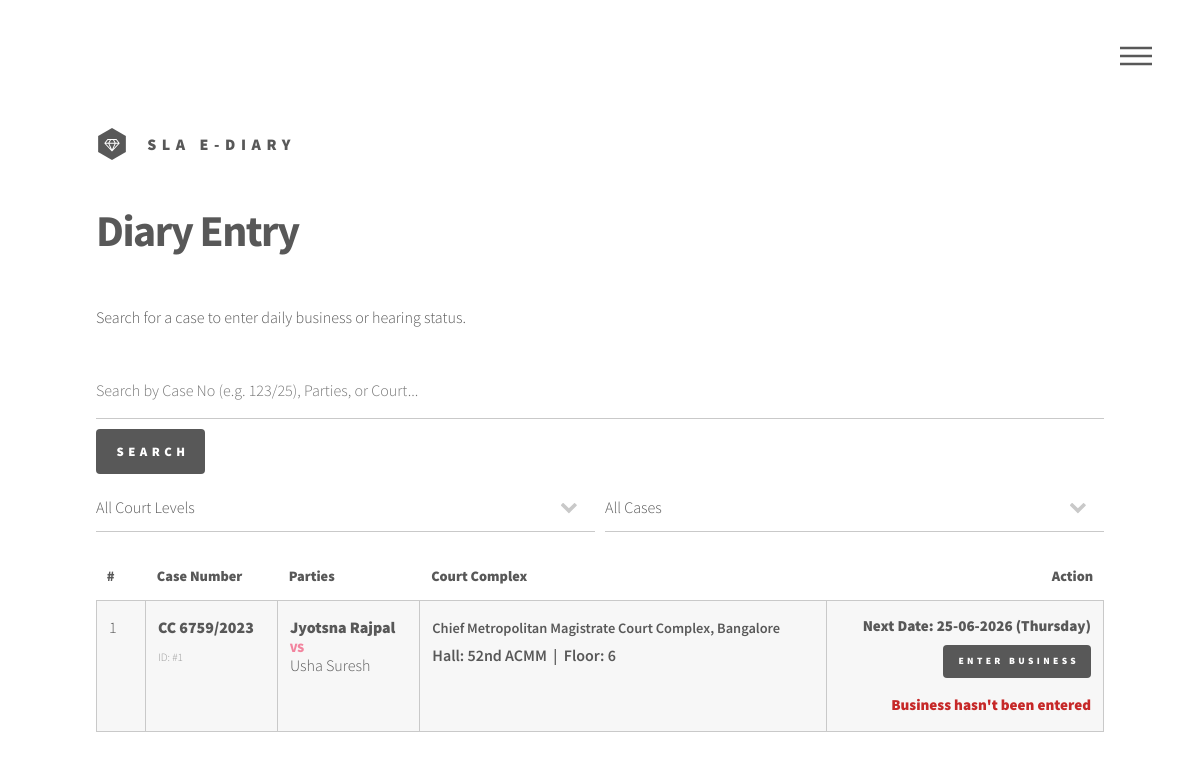
Page /diary_entry/ (signed in) on the earlier database version.
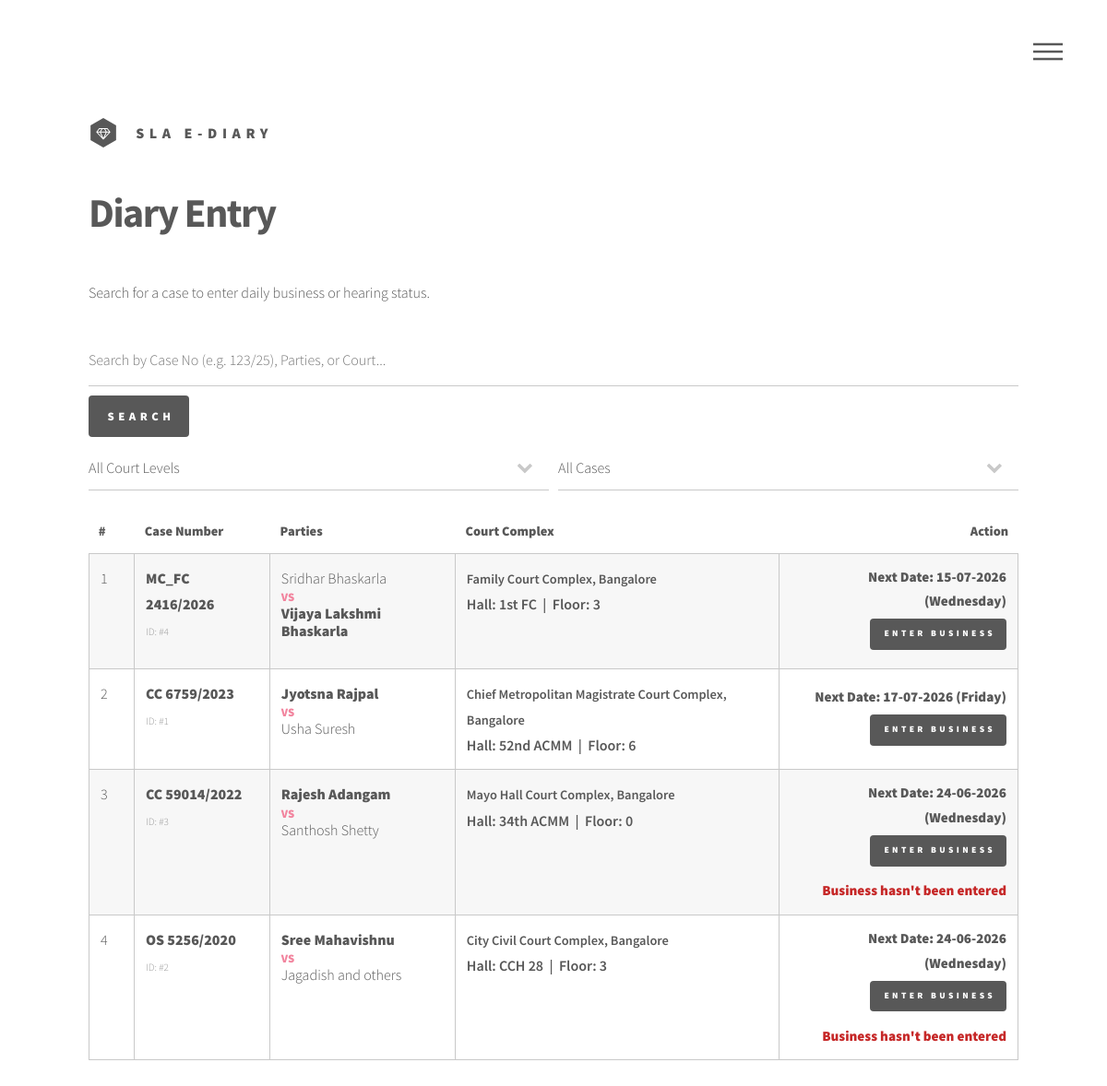
Same page on the later database version.
### main/models.py (models this page shows, shortened)
class Case(models.Model):
    jurisdiction = models.CharField(max_length=20, choices=Jurisdiction.choices, default=None)
    court_level = models.CharField(max_length=20, choices=CourtLevel.choices)
    court = models.CharField(max_length=100)
    court_hall = models.CharField(max_length=100)
    floor = models.IntegerField()
    case_type = models.CharField(max_length=100)
    case_number = models.CharField(max_length=100)
    case_year = models.IntegerField()
    party_1 = models.CharField(max_length=100)
    party_1_type = models.CharField(max_length=20, choices=Party1Type.choices)
    party_2 = models.CharField(max_length=100)
    party_2_type = models.CharField(max_length=20, choices=Party2Type.choices)
    representing = models.CharField(max_length=100)
    representing_parties = models.CharField(max_length=100, default='1')
    party_1_total = models.IntegerField(default=1)
    party_2_total = models.IntegerField(default=1)
    disposed = models.BooleanField(default=False)
    @property
    def represents_party_1(self):
        return self.representing == self.party_1_type
    @property
    def represents_party_2(self):
        return self.representing == self.party_2_type

### main/views.py (the view)
# urls.py: path('diary_entry/', diary_entry, name='diary_entry'),
@login_required
def diary_entry(request):
    query = request.GET.get('q', '').strip()
    court_level = request.GET.get('court_level', '')
    disposed_filter = request.GET.get('disposed', '')
    cases = search_cases(query=query, court_level=court_level, disposed=disposed_filter)
    today = datetime.date.today()
    case_list = list(cases)
    def sort_key(case):
        last_entry = case.diary_entries.order_by('-next_date').first()
        if last_entry is None:
            return (0, datetime.date.min, -case.id)
        nd = last_entry.next_date
        if nd >= today:
            return (1, nd, -case.id)
        return (2, nd, -case.id)
    case_list.sort(key=sort_key)
    for case in case_list:
        case.court_display_name = COURT_LABELS.get(case.court, case.court)
        last_entry = case.diary_entries.order_by('-next_date').first()
        if last_entry:
            case.next_date = last_entry.next_date
            case.prev_date = last_entry.previous_date
        else:
            case.next_date = None
            case.prev_date = None
    return render(request, 'main/diary_entry.html', {
        'today': today, 'cases': case_list, 'query': query, 'court_labels': COURT_LABELS,
        'court_level_choices': CourtLevel.choices,
        'selected_court_level': court_level, 'selected_disposed': disposed_filter,
    })

### main/services.py (called while the page is built, shortened)
def search_cases(
    query: str = "",
    court_level: str = "",
    disposed: str = "",
) -> QuerySet[Case]:
    from django.db.models import Q
    cases = Case.objects.all()
    if court_level:
        cases = cases.filter(court_level=court_level)
    if disposed == 'active':
        cases = cases.filter(disposed=False)
    elif disposed == 'disposed':
        cases = cases.filter(disposed=True)
    return cases

### templates/main/diary_entry.html (shortened to what this page needs)
{% extends 'base.html' %}
{% load static %}
{% block content %}
<div id="main">
    <div class="inner">
        <h1>Diary Entry</h1>
        <p>Search for a case to enter daily business or hearing status.</p>
        <section>
            <form method="GET" action="{% url 'diary_entry' %}" style="margin-bottom: 2rem;">
                <div style="display: flex; gap: 10px; flex-wrap: wrap;">
                    <input type="text" name="q" id="query" value="{{ query|default:'' }}"
                           placeholder="Search by Case No (e.g. 123/25), Parties, or Court..."
                           style="flex-grow: 1; height: 3.5rem; min-width: 200px;">
                    <input type="submit" value="Search" class="primary">
                </div>
                <div style="display: flex; gap: 10px; flex-wrap: wrap; margin-top: 10px;">
                    <select name="court_level" onchange="this.form.submit()" style="flex: 1; min-width: 140px;">
                        <option value="">All Court Levels</option>
                    </select>
                    <select name="disposed" onchange="this.form.submit()" style="flex: 1; min-width: 120px;">
                        <option value="">All Cases</option>
                    </select>
                </div>
            </form>
        </section>
        <section>
            <div class="table-wrapper">
                <table class="alt">
                    <thead>
                        <tr>
                            <th style="width: 50px;">#</th>
                            <th>Case Number</th>
                            <th>Parties</th>
                            <th>Court Complex</th>
                            <th style="text-align: right;">Action</th>
                        </tr>
                    </thead>
                    <tbody>
                        {% for case in cases %}
                        <tr class="case-row" style="cursor: pointer;" onclick="window.location='{% url 'diary_entry_case' case.id %}';">
                            <td>{{ forloop.counter }}</td>
                            <td>
                                <strong>{{ case.case_type }} {{ case.case_number }}/{{ case.case_year }}</strong>
                                <br/>
                                <small style="color: #999; font-size: 0.7em; text-transform: uppercase;">ID: #{{ case.id }}</small>
                            </td>
                            <td>
                                {% if case.represents_party_1 %}<strong>{{ case.party_1 }}</strong>{% else %}<span>{{ case.party_1 }}</span>{% endif %}
                                <br/>
                                <span style="font-size: 0.8em; color: #f2849e; font-weight: 900;">VS</span>
                                <br/>
                                {% if case.represents_party_2 %}<strong>{{ case.party_2 }}</strong>{% else %}<span>{{ case.party_2 }}</span>{% endif %}
                            </td>
                            <td>
                                <span style="font-size: 0.9em; font-weight: 600;">{{ case.court_display_name }}</span>
                                <br/>
                                <small style="color: #585858; font-weight: 600;">Hall: {{ case.court_hall }} &nbsp;|&nbsp; Floor: {{ case.floor }}</small>
                            </td>
                            <td style="text-align: right; vertical-align: middle;">
                                {% if case.next_date %}
                                <div style="font-size: 0.95rem; margin-bottom: 0.35rem;"><strong>Next Date: {{ case.next_date|date:"d-m-Y" }} ({{ case.next_date|date:"l" }})</strong></div>
                                {% endif %}
                                <a href="{% url 'diary_entry_case' case.id %}" class="button small primary">Enter Business</a>
                                {% if case.next_date and today > case.next_date %}
                                <div style="font-size: 0.95rem; margin-top: 0.35rem; color: #c62828;"><strong>Business hasn't been entered</strong></div>
                                {% endif %}
                            </td>
                        </tr>
                        {% endfor %}
                    </tbody>
                </table>
            </div>
        </section>
    </div>
</div>
{% endblock %}

### templates/base.html (shortened to what this page needs)
{% load static %}
<!DOCTYPE HTML>
<html>
	<head>
		<link rel="stylesheet" href="{% static 'assets/css/main.css' %}" />
	</head>
	<body class="is-preload">
		<div id="wrapper">
			<header id="header">
				<div class="inner">
					<a href="/" class="logo">
						<span class="symbol"><img src="{% static 'images/logo.svg' %}" alt="" /></span>
						<span class="title">SLA E-Diary</span>
					</a>
					<nav>
						<ul>
							<li><a href="#menu">Menu</a></li>
						</ul>
					</nav>
				</div>
			</header>
		{% block content %}{% endblock %}
		</div>
	</body>
</html>

### templates/main/diary_entry.html (style rules this page uses)
.case-row td { transition: color 0.2s ease; }
.case-row td:nth-child(3) { line-height: 1.2; padding-top: 1rem; padding-bottom: 1rem; }

Differences in the rows shown:
added Case: case_type "MC_FC", case_number "2416", case_year "2026", id "4", party_1 "Sridhar Bhaskarla", party_2 "Vijaya Lakshmi Bhaskarla", court_display_name "Family Court Complex, Bangalore", court_hall "1st FC", floor "3", next_date "15-07-2026", next_date "Wednesday"
shown differently, row unchanged: Case "Jyotsna Rajpal": next_date "25-06-2026" → "17-07-2026"; next_date "Thursday" → "Friday"; no longer shows "Business hasn't been entered"
added Case: case_type "CC", case_number "59014", case_year "2022", id "3", party_1 "Rajesh Adangam", party_2 "Santhosh Shetty", court_display_name "Mayo Hall Court Complex, Bangalore", court_hall "34th ACMM", floor "0", next_date "24-06-2026", next_date "Wednesday", shows "Business hasn't been entered"
added Case: case_type "OS", case_number "5256", case_year "2020", id "2", party_1 "Sree Mahavishnu", party_2 "Jagadish and others", court_display_name "City Civil Court Complex, Bangalore", court_hall "CCH 28", floor "3", next_date "24-06-2026", next_date "Wednesday", shows "Business hasn't been entered"
